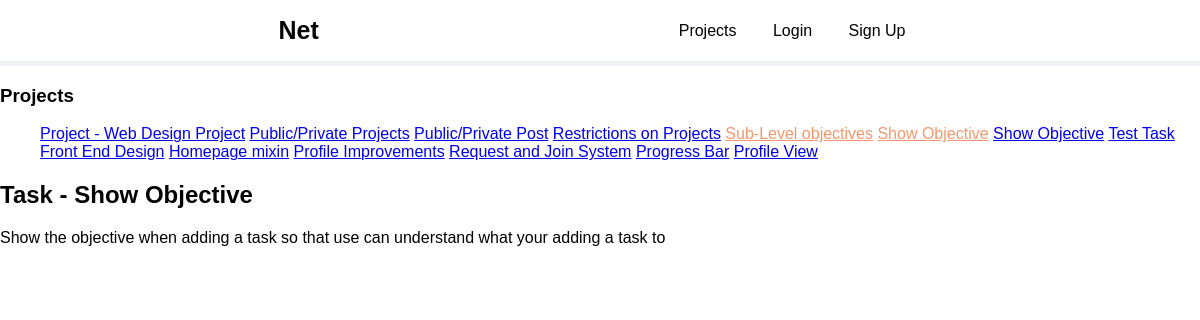
The app's page /project/objective-11/task-1/ with its own data.
### collab/models.py (models this page shows, shortened)
class Task(models.Model):
    objective = models.ForeignKey(Objective,on_delete=models.CASCADE)
    name = models.CharField(max_length=100)
    description = models.TextField()
    completed = models.BooleanField(default=False)

class Objective(models.Model):
    name = models.CharField(max_length=100)
    description = models.TextField()
    project = models.ForeignKey(Project,on_delete=models.CASCADE)
    members = models.ManyToManyField(settings.AUTH_USER_MODEL, through='Member',blank=True)
    completed = models.BooleanField(default=False)
    created_on = models.DateTimeField(auto_now=True)

class Project(models.Model):
    boss = models.ForeignKey(settings.AUTH_USER_MODEL,on_delete=models.CASCADE,null=True,blank=True)
    name = models.CharField(max_length=100)
    description = models.TextField()
    private = models.BooleanField(default=False)
    created_on = models.DateTimeField(auto_now_add=True,null=True,blank=True)

### collab/views.py (the view)
# urls.py: path('project/objective-<int:objective>/task-<int:task>/',views.TaskDetailView.as_view(),name='task-detail'),
class TaskDetailView(DetailView):
    model = Task
    def get_object(self,*args,**kwargs):
        return Task.objects.get(pk=self.kwargs['task'])

### collab/templates/collab/task_detail.html (shortened to what this page needs)
{% extends 'collab/objective_detail.html' %}
{% block content %}
<div class="row">
  <div class="col-sm-2">
    <div class="card border-dark mb-3 my-3 px-1">
        <div class="card-header">
          <h3>{{user.first_name}} Projects</h3>
        </div>
      <ul class='list-group list-group-flush'>
        <a class="list-group-item px-1" href="{% url 'project-detail' object.objective.project.pk %}">Project - {{object.objective.project.name}}</a>
        {% for objective in object.objective.project.objective_set.all %}
          {% if object.objective.pk == objective.pk %}
            <a class="list-group-item active" href="{% url 'objective-detail' object.objective.project.pk object.objective.pk %}">{{object.objective.name}}</a>
            {% for task in object.objective.task_set.all %}
              {% if object.pk == task.pk %}
                <a class="list-group-item px-5 active" href="{% url 'task-detail' object.objective.pk task.pk %}">{{task.name}}</a>
              {% else %}
                <a class="list-group-item px-5" href="{% url 'task-detail' object.objective.pk task.pk %}">{{task.name}}</a>
              {% endif %}
            {% endfor %}
          {% else %}
            <a class="list-group-item" href="{% url 'objective-detail' objective.project.pk objective.pk %}">{{objective.name}}</a>
          {% endif %}
        {% endfor %}
      </ul>
      </div>
  </div>
  <div class="col-lg-6">
    <h2>Task - {{object.name}}</h2>
    <p>{{object.description}}</p>
  </div>
</div>
{% endblock content %}

### collab/static/collab/style-project.css (style rules this page uses)
*,*:before,*:after { box-sizing: border-box; }
body,html { margin:0; padding:0; height: 100%; width: 100%; font-family: Arial, Helvetica, sans-serif; }
.navbar-link:hover, .active { color:#F4976C; }

### records on screen
Task: objective.project.name "Web Design Project", objective.name "Sub-Level objectives", name "Show Objective", description "Show the objective when adding a task so that use can understand what your adding a task to"
Objective: name "Public/Private Projects"
Objective: name "Public/Private Post"
Objective: name "Restrictions on Projects"
Task: name "Show Objective"
Task: name "Test Task"
Objective: name "Front End Design"
Objective: name "Homepage mixin"
Objective: name "Profile Improvements"
Objective: name "Request and Join System"
Objective: name "Progress Bar"
Objective: name "Profile View"
